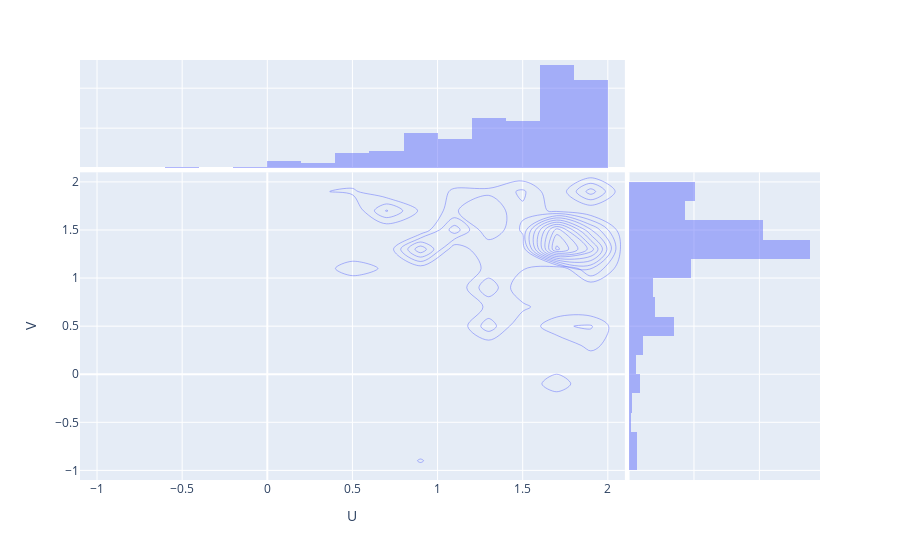

The code cell stored with this chart in its notebook:
### Code cell
'''Visualize UV-space population'''
from chart_studio import plotly as py 
import plotly.figure_factory as ff
import numpy as np
import pandas as pd
import plotly.express as px
#\\FIXME Most likely some recording of the UV space is incorrect as there is no dynamic change in the UV space 
t=0

df = pd.DataFrame(UV_space[0][t], columns=['U'])
df['V'] = UV_space[1][t]

fig = px.scatter(df, x="U", y="V")
fig = px.density_contour(df, x="U", y="V", marginal_x="histogram", marginal_y="histogram")
#fig.update_traces(contours_coloring="fill", contours_showlabels = True)
fig.show()

### Figure 1 — Plotly figure (JSON) as saved in the notebook; plotly's stock layout.template omitted (floating-point values rounded to 4 significant figures; data arrays with more than 128 entries replaced by an {"elided": "..."} marker saying what was removed)
{"data": [{"contours": {"coloring": "none"}, "hovertemplate": "U=%{x}<br>V=%{y}<br>count=%{z}<extra></extra>", "legendgroup": "", "line": {"color": "#636efa"}, "name": "", "showlegend": false, "type": "histogram2dcontour", "x": {"elided": "1000 float values"}, "xaxis": "x", "xbingroup": "x", "y": {"elided": "1000 float values"}, "yaxis": "y", "ybingroup": "y"}, {"alignmentgroup": "True", "bingroup": "x", "hovertemplate": "U=%{x}<br>count=%{y}<extra></extra>", "legendgroup": "", "marker": {"color": "#636efa"}, "name": "", "offsetgroup": "", "opacity": 0.5, "showlegend": false, "type": "histogram", "x": {"elided": "1000 float values"}, "xaxis": "x3", "yaxis": "y3"}, {"alignmentgroup": "True", "bingroup": "y", "hovertemplate": "V=%{y}<br>count=%{x}<extra></extra>", "legendgroup": "", "marker": {"color": "#636efa"}, "name": "", "offsetgroup": "", "opacity": 0.5, "showlegend": false, "type": "histogram", "xaxis": "x2", "y": {"elided": "1000 float values"}, "yaxis": "y2"}], "layout": {"barmode": "overlay", "legend": {"tracegroupgap": 0}, "margin": {"t": 60}, "xaxis": {"anchor": "y", "domain": [0, 0.7363], "title": {"text": "U"}}, "xaxis2": {"anchor": "y2", "domain": [0.7413, 1], "matches": "x2", "showgrid": true, "showline": false, "showticklabels": false, "ticks": ""}, "xaxis3": {"anchor": "y3", "domain": [0, 0.7363], "matches": "x", "showgrid": true, "showticklabels": false}, "xaxis4": {"anchor": "y4", "domain": [0.7413, 1], "matches": "x2", "showgrid": true, "showline": false, "showticklabels": false, "ticks": ""}, "yaxis": {"anchor": "x", "domain": [0, 0.7326], "title": {"text": "V"}}, "yaxis2": {"anchor": "x2", "domain": [0, 0.7326], "matches": "y", "showgrid": true, "showticklabels": false}, "yaxis3": {"anchor": "x3", "domain": [0.7426, 1], "matches": "y3", "showgrid": true, "showline": false, "showticklabels": false, "ticks": ""}, "yaxis4": {"anchor": "x4", "domain": [0.7426, 1], "matches": "y3", "showgrid": true, "showline": false, "showticklabels": false, "ticks": ""}}}
